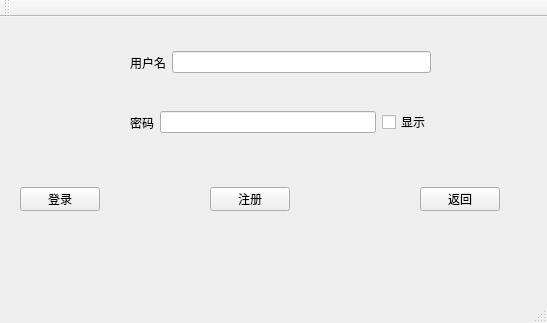
<?xml version="1.0" encoding="UTF-8"?>
<ui version="4.0">
 <class>MainWindow</class>
 <widget class="QMainWindow" name="MainWindow">
  <property name="geometry">
   <rect>
    <x>0</x>
    <y>0</y>
    <width>547</width>
    <height>323</height>
   </rect>
  </property>
  <property name="windowTitle">
   <string>MainWindow</string>
  </property>
  <property name="windowIcon">
   <iconset resource="res.qrc">
    <normaloff>:/res/tubiao.ico</normaloff>
    <normalon>:/res/tubiao.ico</normalon>
    <disabledoff>:/res/tubiao.ico</disabledoff>:/res/tubiao.ico</iconset>
  </property>
  <property name="styleSheet">
   <string notr="true">#MainWindow{
	background-image: url(:/res/windbackground3.jpg);
}</string>
  </property>
  <property name="dockNestingEnabled">
   <bool>true</bool>
  </property>
  <widget class="QWidget" name="centralwidget">
   <widget class="QPushButton" name="btn_login">
    <property name="geometry">
     <rect>
      <x>20</x>
      <y>170</y>
      <width>80</width>
      <height>24</height>
     </rect>
    </property>
    <property name="text">
     <string>登录</string>
    </property>
   </widget>
   <widget class="QPushButton" name="btn_regis">
    <property name="geometry">
     <rect>
      <x>210</x>
      <y>170</y>
      <width>80</width>
      <height>24</height>
     </rect>
    </property>
    <property name="text">
     <string>注册</string>
    </property>
   </widget>
   <widget class="QPushButton" name="but_quit">
    <property name="geometry">
     <rect>
      <x>420</x>
      <y>170</y>
      <width>80</width>
      <height>24</height>
     </rect>
    </property>
    <property name="text">
     <string>返回</string>
    </property>
   </widget>
   <widget class="QWidget" name="horizontalLayoutWidget">
    <property name="geometry">
     <rect>
      <x>130</x>
      <y>30</y>
      <width>301</width>
      <height>31</height>
     </rect>
    </property>
    <layout class="QHBoxLayout" name="horizontalLayout">
     <item>
      <widget class="QLabel" name="label">
       <property name="text">
        <string>用户名</string>
       </property>
      </widget>
     </item>
     <item>
      <widget class="QLineEdit" name="lineEdit"/>
     </item>
    </layout>
   </widget>
   <widget class="QWidget" name="horizontalLayoutWidget_2">
    <property name="geometry">
     <rect>
      <x>130</x>
      <y>90</y>
      <width>301</width>
      <height>31</height>
     </rect>
    </property>
    <layout class="QHBoxLayout" name="horizontalLayout_2">
     <item>
      <widget class="QLabel" name="label2">
       <property name="text">
        <string>密码</string>
       </property>
      </widget>
     </item>
     <item>
      <widget class="QLineEdit" name="let_passwd"/>
     </item>
     <item>
      <widget class="QCheckBox" name="checkBox">
       <property name="text">
        <string>显示</string>
       </property>
      </widget>
     </item>
    </layout>
   </widget>
  </widget>
  <widget class="QMenuBar" name="menubar">
   <property name="geometry">
    <rect>
     <x>0</x>
     <y>0</y>
     <width>547</width>
     <height>21</height>
    </rect>
   </property>
  </widget>
  <widget class="QStatusBar" name="statusbar"/>
  <widget class="QToolBar" name="toolBar">
   <property name="windowTitle">
    <string>toolBar</string>
   </property>
   <attribute name="toolBarArea">
    <enum>TopToolBarArea</enum>
   </attribute>
   <attribute name="toolBarBreak">
    <bool>false</bool>
   </attribute>
  </widget>
 </widget>
 <resources>
  <include location="res.qrc"/>
 </resources>
 <connections/>
</ui>
